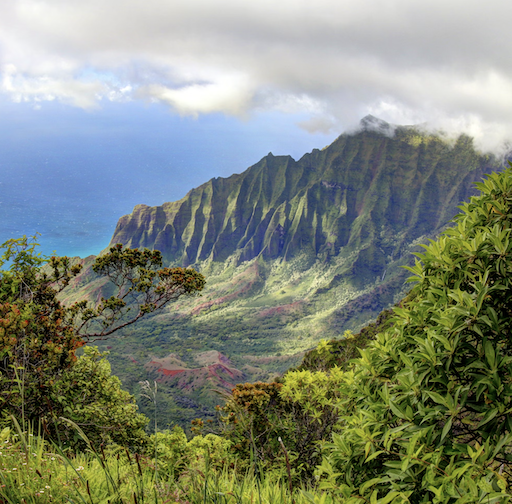
#> input picture build/lib/geoclip/images/Kauai.png, 512 x 504 px
$ python -i analysis.py   (imports and definitions only)
#> lines starting #> are read from the running program, lines starting #| are printed output that depends on the picture
### geoosint/forensics/hashing.py
"""Cryptographic and perceptual hashes.

Cryptographic hashes identify the exact file (chain of custody); perceptual
hashes (aHash, dHash, pHash) survive resizing/recompression and are useful
to spot the same picture across platforms.
"""

from __future__ import annotations

import hashlib
from functools import lru_cache
from pathlib import Path

import numpy as np
from PIL import Image

from ..models import Hashes


def file_hashes(path: str | Path) -> tuple[str, str, str]:
    md5, sha1, sha256 = hashlib.md5(), hashlib.sha1(), hashlib.sha256()
    with open(path, "rb") as fh:
        for chunk in iter(lambda: fh.read(1 << 20), b""):
            md5.update(chunk)
            sha1.update(chunk)
            sha256.update(chunk)
    return md5.hexdigest(), sha1.hexdigest(), sha256.hexdigest()


def _bits_to_hex(bits: np.ndarray) -> str:
    value = 0
    for bit in bits.flatten():
        value = (value << 1) | int(bit)
    return f"{value:0{bits.size // 4}x}"


def _gray(img: Image.Image, size: tuple[int, int]) -> np.ndarray:
    return np.asarray(img.convert("L").resize(size, Image.Resampling.LANCZOS), dtype=np.float64)


def average_hash(img: Image.Image, hash_size: int = 8) -> str:
    pixels = _gray(img, (hash_size, hash_size))
    return _bits_to_hex(pixels > pixels.mean())


def difference_hash(img: Image.Image, hash_size: int = 8) -> str:
    pixels = _gray(img, (hash_size + 1, hash_size))
    return _bits_to_hex(pixels[:, 1:] > pixels[:, :-1])


@lru_cache(maxsize=4)
def _dct_matrix(n: int) -> np.ndarray:
    k = np.arange(n)
    matrix = np.cos(np.pi * (2 * k[None, :] + 1) * k[:, None] / (2 * n))
    matrix[0] *= 1 / np.sqrt(2)
    return matrix * np.sqrt(2 / n)


def perceptual_hash(img: Image.Image, hash_size: int = 8, highfreq_factor: int = 4) -> str:
    n = hash_size * highfreq_factor
    pixels = _gray(img, (n, n))
    dct = _dct_matrix(n)
    coeffs = dct @ pixels @ dct.T
    low = coeffs[:hash_size, :hash_size]
    return _bits_to_hex(low > np.median(low))


def hamming(hex_a: str, hex_b: str) -> int:
    """Bit distance between two hex hashes of the same length (0 = identical)."""
    return bin(int(hex_a, 16) ^ int(hex_b, 16)).count("1")


def compute_hashes(path: str | Path) -> Hashes:
    md5, sha1, sha256 = file_hashes(path)
    with Image.open(path) as img:
        img.load()
        return Hashes(
            md5=md5,
            sha1=sha1,
            sha256=sha256,
            ahash=average_hash(img),
            dhash=difference_hash(img),
            phash=perceptual_hash(img),
        )

### geoosint/forensics/analysis.py
"""Pixel-level forensic filters: Error Level Analysis and noise residual.

These are *indicators*, not proof: uniform ELA/noise means nothing was
pasted with a different compression history; bright isolated regions are
worth a closer look (splicing, clone stamp, inpainting).
"""

from __future__ import annotations

import io
from pathlib import Path

import numpy as np
from PIL import Image, ImageChops, ImageFilter

from ..models import ForensicsResult
from .hashing import compute_hashes

MAX_SIDE = 1600  # keep filters fast on huge photos


def _load_rgb(path: str | Path) -> Image.Image:
    img = Image.open(path)
    img.load()
    img = img.convert("RGB")
    if max(img.size) > MAX_SIDE:
        img.thumbnail((MAX_SIDE, MAX_SIDE), Image.Resampling.LANCZOS)
    return img


def error_level_analysis(img: Image.Image, quality: int = 90) -> tuple[Image.Image, float]:
    """Re-save at ``quality`` and amplify the difference.

    Returns the ELA visualisation and the mean error level (0-255).
    """
    buffer = io.BytesIO()
    img.save(buffer, "JPEG", quality=quality)
    buffer.seek(0)
    resaved = Image.open(buffer).convert("RGB")
    diff = ImageChops.difference(img, resaved)
    arr = np.asarray(diff, dtype=np.float32)
    max_diff = float(arr.max()) or 1.0
    scaled = np.clip(arr * (255.0 / max_diff), 0, 255).astype(np.uint8)
    return Image.fromarray(scaled), float(arr.mean())


def noise_residual(img: Image.Image, amplification: float = 12.0) -> Image.Image:
    """High-pass noise map: image minus its median-filtered version."""
    gray = img.convert("L")
    smooth = gray.filter(ImageFilter.MedianFilter(3))
    residual = np.abs(np.asarray(gray, dtype=np.int16) - np.asarray(smooth, dtype=np.int16)).astype(np.float32)
    return Image.fromarray(np.clip(residual * amplification, 0, 255).astype(np.uint8))


def _ela_regional_contrast(ela: Image.Image, grid: int = 8) -> float:
    """Ratio between the brightest grid cell and the median cell of the ELA map."""
    arr = np.asarray(ela.convert("L"), dtype=np.float32)
    h, w = arr.shape
    cells = [arr[r * h // grid : (r + 1) * h // grid, c * w // grid : (c + 1) * w // grid].mean() for r in range(grid) for c in range(grid)]
    median = max(float(np.median(cells)), 2.0)  # floor: flat areas (sky, walls) have ~0 error
    return float(max(cells)) / median


def run_forensics(path: str | Path, ela_quality: int = 90) -> ForensicsResult:
    img = _load_rgb(path)
#> in _load_rgb, img is the input picture: PIL image 512x504 RGBA; mean R, G, B, A 128.1, 135.9, 121.5, 255
    ela_img, ela_score = error_level_analysis(img, ela_quality)
#> in error_level_analysis, `diff = ImageChops.difference(img, resaved)`:
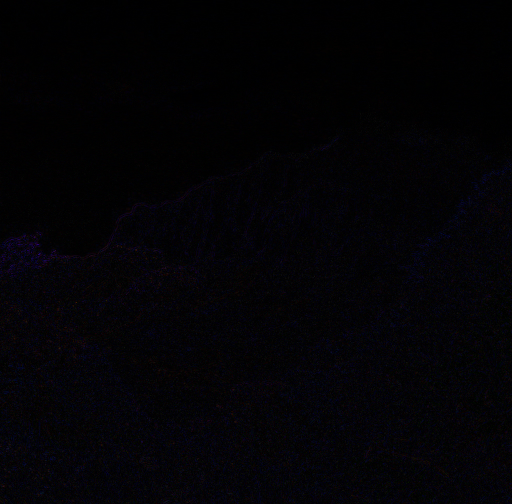
#> diff: PIL image 512x504 RGB; mean R, G, B 3.1, 2.5, 5.2
#> in error_level_analysis, `max_diff = float(arr.max()) or 1.0`: max_diff = 116
#> ela_score = 3.59
    result = ForensicsResult(
        hashes=compute_hashes(path),
        ela_score=round(ela_score, 3),
        ela_image=ela_img,
        noise_image=noise_residual(img),
    )
#> the loop in _bits_to_hex, `for bit in bits.flatten():` made 64 passes
#> (bit, value) on passes 3 to 14: (True, 7), (True, 15), (True, 31), (True, 63), (True, 127), (True, 255), (True, 511), (True, 1023), (True, 2047), (True, 4095), (True, 8191), (True, 16383)
#> value on passes 1 to 2: 1, 3
#> after the loop in _bits_to_hex, `for bit in bits.flatten():`: value = 18446737202165055488
#> the loop in _bits_to_hex (call 2), `for bit in bits.flatten():` made 64 passes
#> (bit, value) on passes 2 to 13: (False, 0), (False, 0), (False, 0), (False, 0), (True, 1), (False, 2), (True, 5), (False, 10), (False, 20), (True, 41), (False, 82), (False, 164)
#> in perceptual_hash, `n = hash_size * highfreq_factor`: n = 32
#> in _dct_matrix, `matrix[0] *= 1 / np.sqrt(2)`:
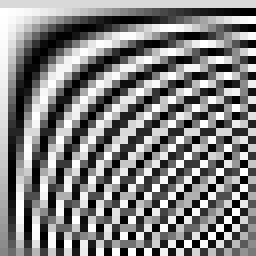
#> matrix: shape (32, 32) float64 (shown 8 times larger); min -0.999, max 0.999, mean 0.0221; drawn with min black and max white
#> in perceptual_hash, `coeffs = dct @ pixels @ dct.T`:
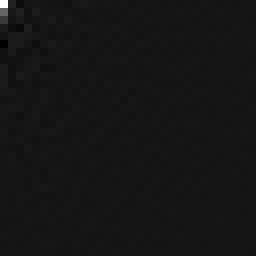
#> coeffs: shape (32, 32) float64 (shown 8 times larger); min -387, max 4223.1, mean 6.3; drawn with min black and max white
#> in noise_residual, `gray = img.convert("L")`:
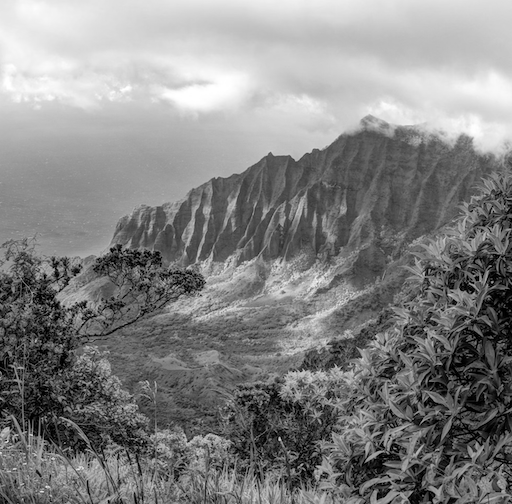
#> gray: PIL image 512x504 L; min 0, max 255, mean 131.9
#> in noise_residual, `residual = np.abs(np.asarray(gray, dtype=np.int16) - np.asarray(smooth..`:
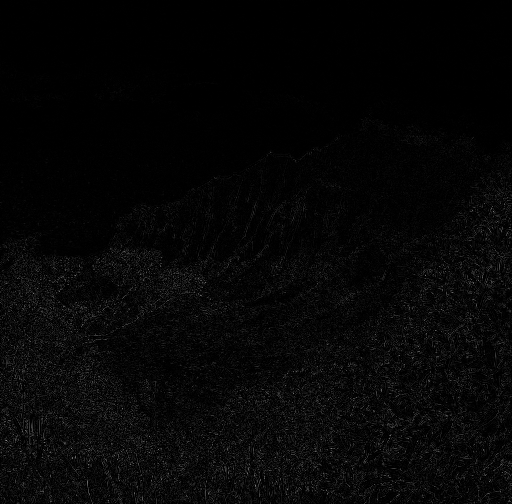
#> residual: shape (504, 512) float32; min 0, max 144, mean 6.1
#> in noise_residual, `return Image.fromarray(np.clip(residual * amplification, 0, 255).astyp..`:
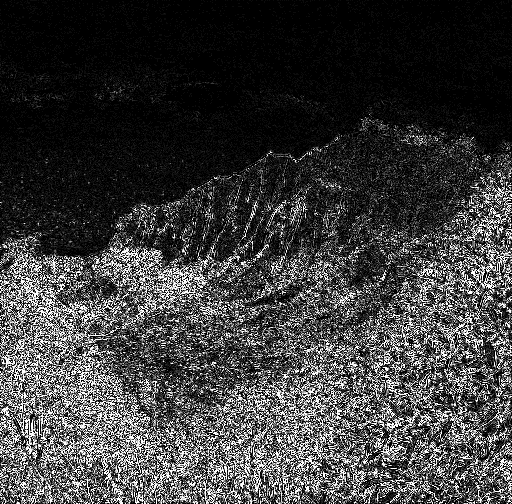
#> returned value: PIL image 512x504 L; min 0, max 255, mean 61.3
    contrast = _ela_regional_contrast(ela_img)
#> in _ela_regional_contrast, `arr = np.asarray(ela.convert("L"), dtype=np.float32)`:
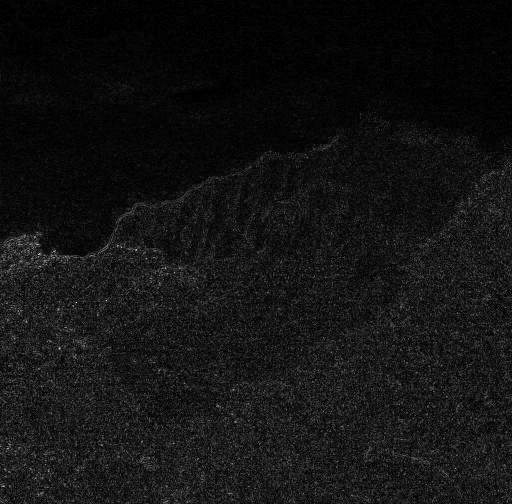
#> arr: shape (504, 512) float32; min 0, max 80, mean 6.1; drawn with min black and max white
#> in _ela_regional_contrast, `cells = [arr[r * h // grid : (r + 1) * h // grid, c * w // grid : (c +..`: cells = 64 values, max 11.61 at index 32, min 0.972 at index 3, mean 6.14
#> in _ela_regional_contrast, `median = max(float(np.median(cells)), 2.0)`: median = 7.28
#> contrast = 1.6
    if contrast > 4:
        result.findings.append(
            f"ELA: una regione ha un livello d'errore {contrast:.1f}× superiore alla mediana — "
            "possibile area incollata/ritoccata, verificare visivamente."
        )
    else:
        result.findings.append("ELA: livello d'errore abbastanza uniforme, nessuna anomalia evidente.")
    return result

>>> result = run_forensics('../../build/lib/geoclip/images/Kauai.png')
